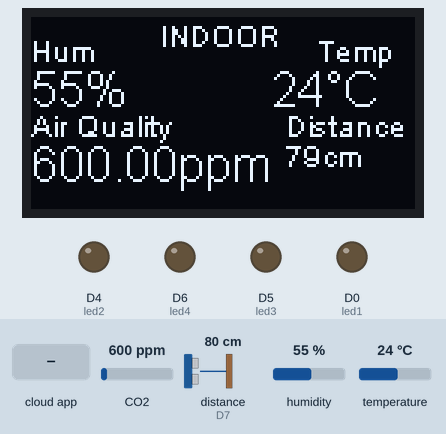
This sketch was run on a simulated ESP8266 (NodeMCU). On the bench: 128×64 one-colour display, output pins drawn as LEDs (lit = HIGH). Wiring (inferred from the names in the program): ultrasonic range finder: trigger D8; echo D7. The inputs (shaded band) are chosen by the test bench; at power-on: distance to the obstacle (sensor on D7) 80 cm, CO2 600 ppm, humidity 55 %, temperature 24 °C. The echo pulse lasts 58.3 µs per cm; pins used as bus, display or sensor lines are not drawn; what the sketch prints to the serial monitor is not drawn.

Above: at 3.1 s.
3.2 s: distance to the obstacle (sensor on D7) set to 15 cm
At 5.2 s:
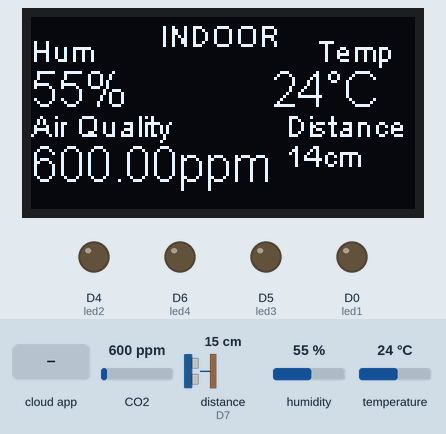
6.0 s: distance to the obstacle (sensor on D7) set to 12 cm
At 10.7 s:
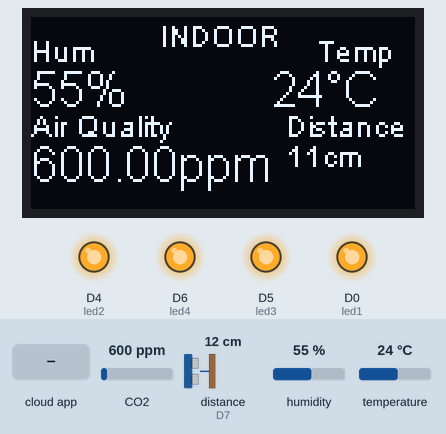
11.0 s: the phone or cloud app sets 2 to 0
At 12.3 s:
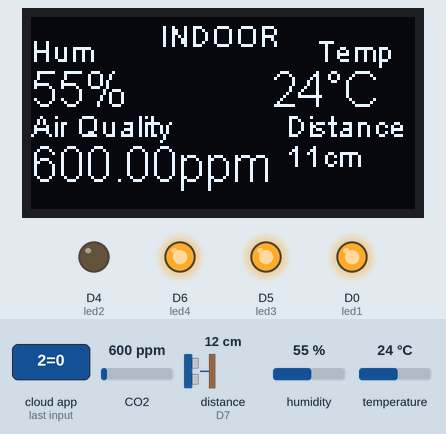
14.0 s: the phone or cloud app sets 3 to 1
19.1 s: CO2 set to 1050 ppm
At 25.1 s:
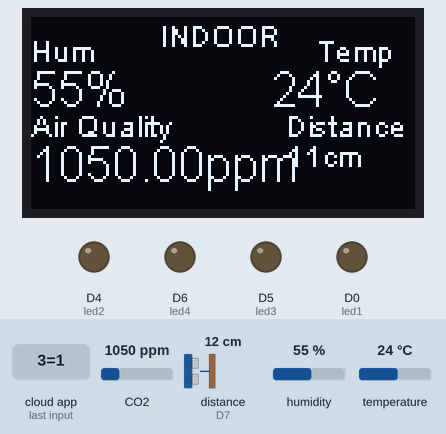
25.3 s: the phone or cloud app sets 4 to 1
At 27.4 s:
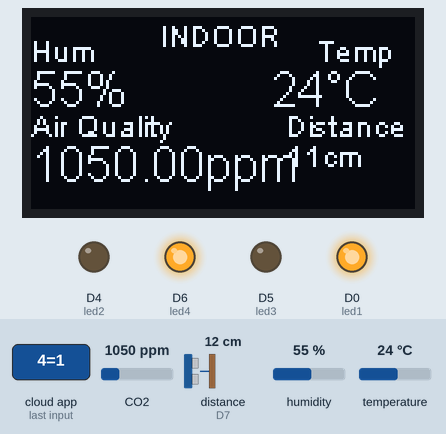
Timing chart, 0 to 30.2 s (numbered marks = the images above; inputs shaded):
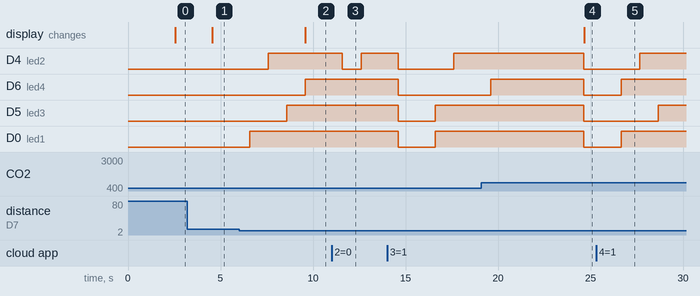

The sketch:

finalCode.ino
```cpp
#include <Adafruit_GFX.h> // Core graphics library
#include <Fonts/FreeSans9pt7b.h>
#include <Wire.h>  // Only needed for Arduino 1.6.5 and earlier
#include <SSD1306.h> // alias for `#include "SSD1306Wire.h"`
SSD1306  display(0x3c, 5, 4); // Initialize the OLED display using Wire library
#include <MQ135.h>
#define CAYENNE_PRINT Serial
#include <CayenneMQTTESP8266.h>

/* DHT22 */
#include <DHT.h>
#define DHTPIN D3
#define DHTTYPE DHT22
DHT dht(DHTPIN, DHTTYPE);
int localHum = 0;
int localTemp = 0;
/* MQ135 */
int mq135Pin = A0;
int sensorValue;
float air_quality;
/* ultrasonic Sensor */
#define trigPin D8
#define echoPin D7
#define led1 D0
#define led2 D4
#define led3 D5
#define led4 D6
long duration;
int distance;
int mdistance;
long count;
boolean flag=true;
char ssid[] = "ICE_Innovation_Lab";
char wifiPassword[] = "bolajabena15";
char username[] = "6d9b9800-c3c4-11e8-9747-bb363659b178";
char password[] = "860d76e70b2b9f9502cb41568129a1ff99416a2e";
char clientID[] = "b1123490-c586-11e8-b13e-3759b595b70c";
void setup()
{
  Serial.begin(115200);
  display.init(); // Initialising the UI will init the display too.
  pinMode(trigPin, OUTPUT); // Sets the trigPin as an Output
  pinMode(echoPin, INPUT); // Sets the echoPin as an Input
  display.flipScreenVertically();
  pinMode(led1,OUTPUT);
  pinMode(led2,OUTPUT);
  pinMode(led3,OUTPUT);
  pinMode(led4,OUTPUT);
  Cayenne.begin(username, password, clientID, ssid, wifiPassword);
}

void loop()
{
  Cayenne.loop();
  getDHT();
  getAirQuality();
  getDistance();
  led();
  display.clear();
  drawDHT();
  drawDistance();
  display.display();
  delay (1000);
}

/***************************************************
* Get indoor Temp/Hum data
****************************************************/
void getDHT()
{
  float tempIni = localTemp;
  float humIni = localHum;
  localTemp = dht.readTemperature();
  localHum = dht.readHumidity();
  if ((isnan(localHum) || isnan(localTemp))&&(localTemp<100&&localHum<100))   // Check if any reads failed and exit early (to try again).
  {
    Serial.println("Failed to read from DHT sensor!");
    localTemp = tempIni;
    localHum = humIni;
    return;
  }
}
/***************************************************
* Get Co2 from MQ135
****************************************************/
void getAirQuality(){
  MQ135 gasSensor = MQ135(A0);
  air_quality = gasSensor.getPPM();
  Serial.print("Air quality: ");
  Serial.print(air_quality);
  Serial.println("ppm");
  if (air_quality<=1000)
  {
    Serial.println("Fresh Air");
  }
  else if( air_quality>=1000 && air_quality<=2000 )
  {
    Serial.println("Poor Air, Open Windows");
    //displayPoor();
  }
  else if (air_quality>=2000 )
  {
    Serial.println("Danger! Move to Fresh Air");
    //displayDanger();

  }
}
void getDistance(){
  // Clears the trigPin
  digitalWrite(trigPin, LOW);
  delayMicroseconds(2);
  // Sets the trigPin on HIGH state for 10 micro seconds
  digitalWrite(trigPin, HIGH);
  delayMicroseconds(10);
  digitalWrite(trigPin, LOW);
  // Reads the echoPin, returns the sound wave travel time in microseconds
  duration = pulseIn(echoPin, HIGH);

  // Calculating the distance
  distance= duration*0.034/2;
  if(distance<=300){
    mdistance=distance;
  }
  // Prints the distance on the Serial Monitor
  Serial.print("Distance: ");
  Serial.println(mdistance);
}

/***************************************************
* Draw Indoor Page
****************************************************/
void drawDHT()
{
  int x=0;
  int y=0;
  display.setFont(ArialMT_Plain_10);
  display.setTextAlignment(TEXT_ALIGN_LEFT);
  display.drawString(0 + x, 5 + y, "Hum");

  display.setFont(ArialMT_Plain_10);
  display.setTextAlignment(TEXT_ALIGN_LEFT);
  display.drawString(43 + x, y, "INDOOR");

  display.setFont(ArialMT_Plain_16);
  String hum = String(localHum) + "%";
  display.drawString(0 + x, 15 + y, hum);
  int humWidth = display.getStringWidth(hum);

  display.setFont(ArialMT_Plain_10);
  display.setTextAlignment(TEXT_ALIGN_LEFT);
  display.drawString(95 + x, 5 + y, "Temp");

  display.setFont(ArialMT_Plain_16);
  String temp = String(localTemp) + "°C";
  display.drawString(80 + x, 15 + y, temp);
  int tempWidth = display.getStringWidth(temp);

  display.setFont(ArialMT_Plain_10);
  display.setTextAlignment(TEXT_ALIGN_LEFT);
  display.drawString(0 + x, 30 + y, "Air Quality");


  display.setFont(ArialMT_Plain_16);
  String ppm = String(air_quality) + "ppm";
  display.drawString(0 + x, 40 + y, ppm);
  int ppmWidth = display.getStringWidth(ppm);

}

/***************************************************
* Draw Distance level
****************************************************/
void drawDistance(){
  int x=0,y=0;
  display.setFont(ArialMT_Plain_10);
  display.setTextAlignment(TEXT_ALIGN_LEFT);
  display.drawString(85 + x, 30 + y, "Distance");

  display.setFont(ArialMT_Plain_10);
  String temp = String(mdistance) + "cm";
  display.drawString(85 + x, 40 + y, temp);
  int tempWidth = display.getStringWidth(temp);

}
void led(){
  if((distance>=5)&&(distance<=12)){
    digitalWrite(led1,HIGH);
    delay(1000);
    digitalWrite(led2,HIGH);
    delay(1000);
    digitalWrite(led3,HIGH);
    delay(1000);
    digitalWrite(led4,HIGH);
    count++;
    if(count%2==0){
      digitalWrite(led1,LOW);
      digitalWrite(led2,LOW);
      digitalWrite(led3,LOW);
      digitalWrite(led4,LOW);
     }
  }
  else{
    CAYENNE_IN(1);
    CAYENNE_IN(2);
    CAYENNE_IN(3);
    CAYENNE_IN(4);

  }

  Serial.print("counter: ");
  Serial.println(count);
}

CAYENNE_OUT_DEFAULT()
  {
    Cayenne.virtualWrite(5,localTemp);
    Cayenne.virtualWrite(6,localHum);
    Cayenne.virtualWrite(7,air_quality);
  }
CAYENNE_IN(1)  // button
  {
    int currentValue=getValue.asInt();

     if(currentValue==1)
     {
       digitalWrite(led1,HIGH);
     }
     else
     {
       digitalWrite(led1,LOW);
     }
  }
CAYENNE_IN(2)  // button
  {
    int currentValue=getValue.asInt();

     if(currentValue==1)
     {
       digitalWrite(led2,HIGH);
     }
     else
     {
       digitalWrite(led2,LOW);
     }
  }
CAYENNE_IN(3)  // button
  {
    int currentValue=getValue.asInt();

     if(currentValue==1)
     {
       digitalWrite(led3,HIGH);
     }
     else
     {
       digitalWrite(led3,LOW);
     }
  }
CAYENNE_IN(4)  // button
  {
    int currentValue=getValue.asInt();

     if(currentValue==1)
     {
       digitalWrite(led4,HIGH);
     }
     else
     {
       digitalWrite(led4,LOW);
     }
  }
```

Measured:
- the behaviour switches between 14 and 13 cm on distance to the obstacle (sensor on D7) (found by bisection; images 1 and 2)
- after the input at 3.2 s, the display: changes after 1.4 s (image 1)
- after the input at 6.0 s, D4 (led2): LOW → HIGH after 1.6 s; D6 (led4): LOW → HIGH after 3.6 s; D5 (led3): LOW → HIGH after 2.6 s; D0 (led1): LOW → HIGH after 0.57 s; the display: changes after 3.6 s (image 2)
- after the input at 11.0 s, D4 (led2): HIGH → LOW after 0.59 s, → HIGH 1.0 s later
- after the input at 19.1 s, the display: changes after 5.6 s (image 4)
- after the input at 25.3 s, D6 (led4): LOW → HIGH after 1.4 s instead of 4.4 s
